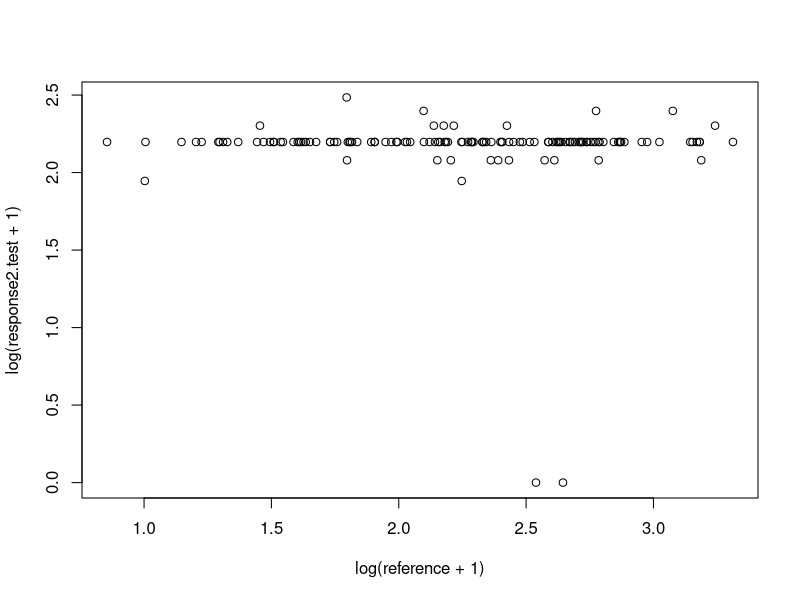
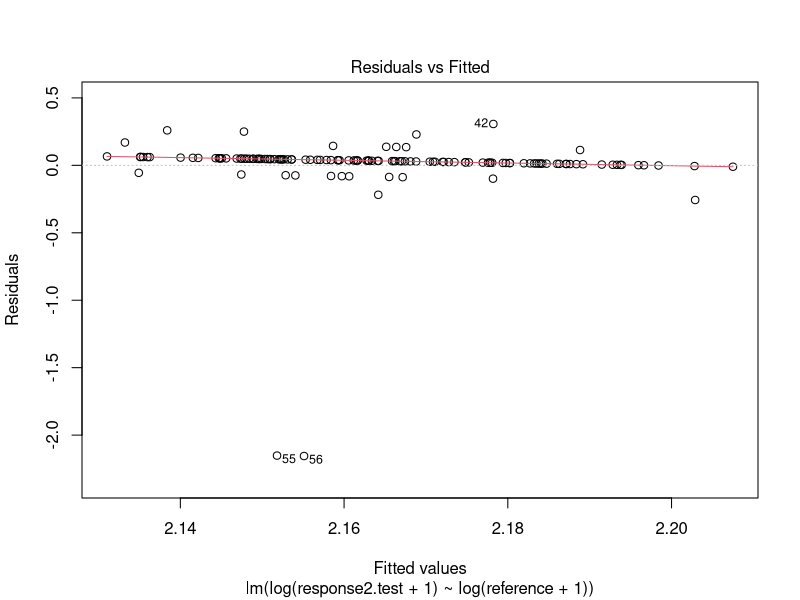
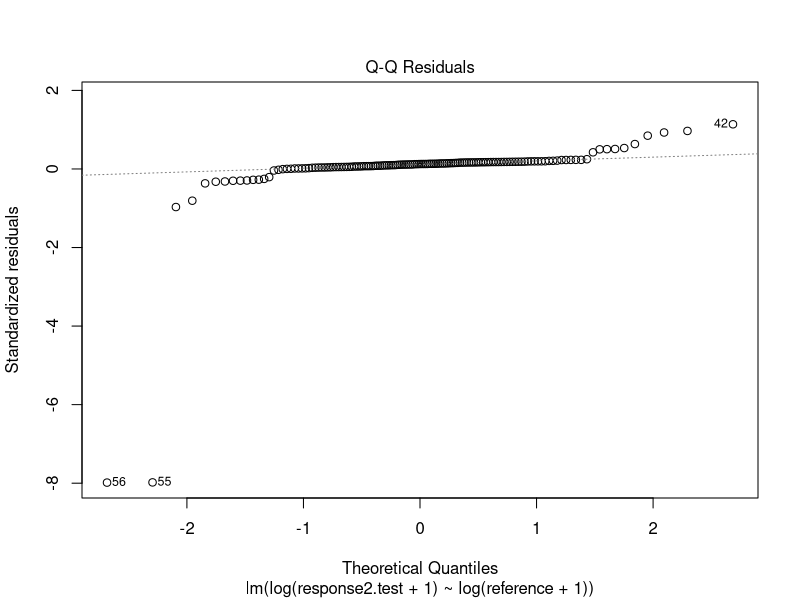
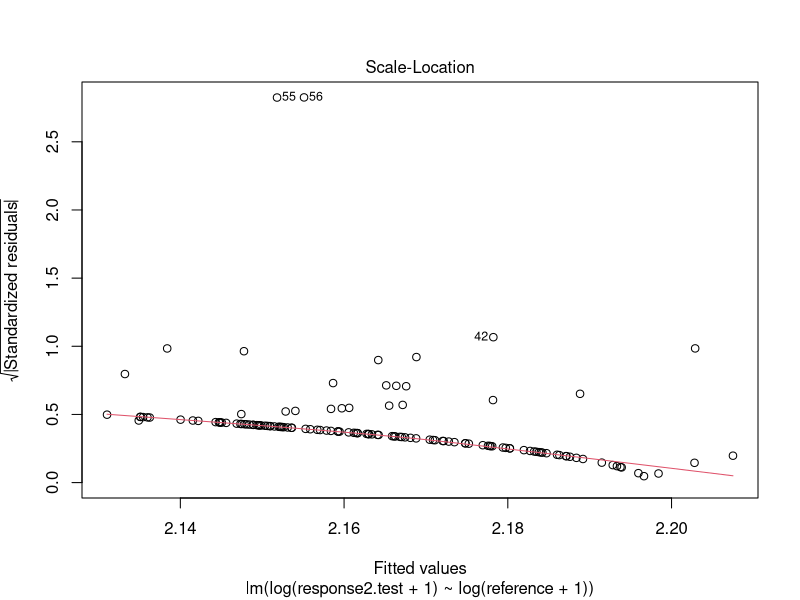
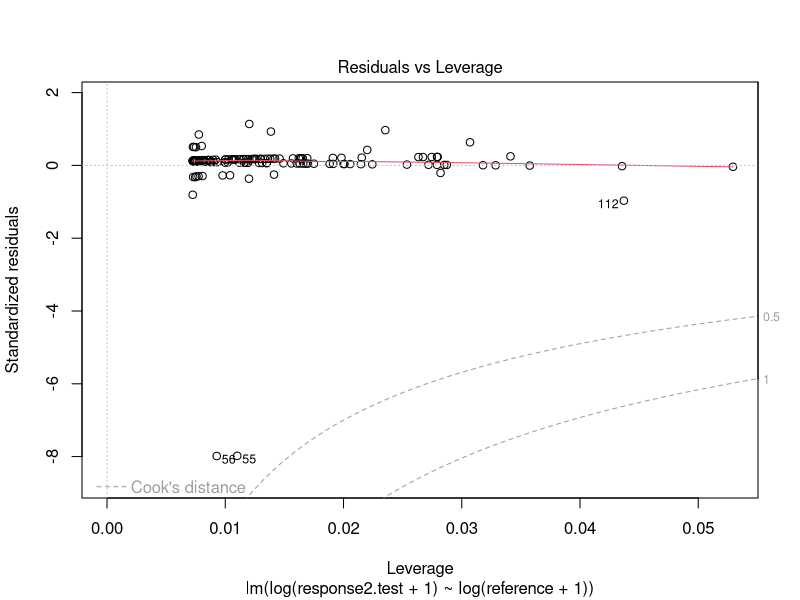
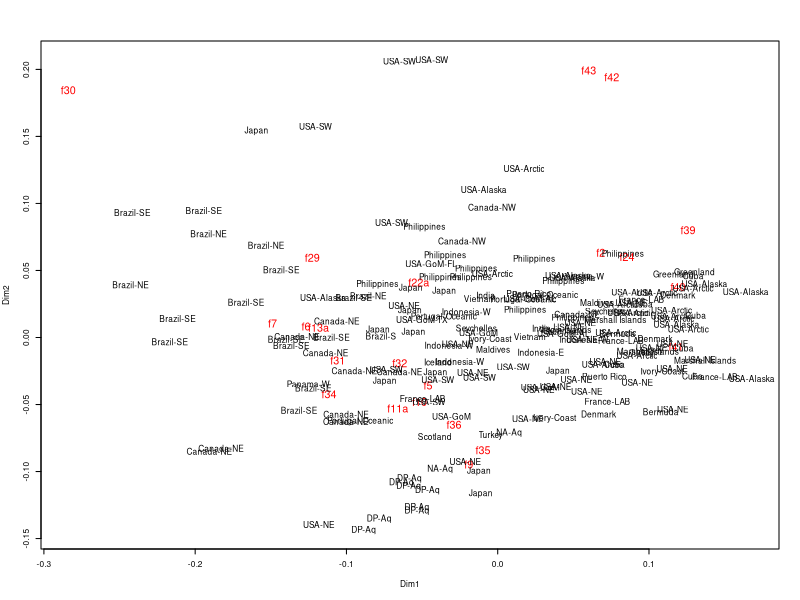

Generate these figures, in order, with R:
######################### Aurelia morphological analyses 1 ##########################
#                       R Code - Author: Jonathan W. Lawley                         #
#                           Used in: Lawley et al., 2021                            #
#   The importance of molecular characters when morphological variability hinders   # 
#                   diagnosability: systematics of the moon jellyfish               #
#                           genus Aurelia (Cnidaria: Scyphozoa)                     #
#                       PeerJ https://doi.org/10.7717/peerj.11954                   #
#                                                                                   #
#     Used for MDS analysis in Fig. 3 and Mantel test, including all specimens      #
#                           WITH estimation of missing data                         #
#                                                                                   #
#               Contact: jonathan.wanderleylawley@griffithuni.edu.au                #

library(vegan)
library(ade4)

#Data prep, log transform, slope calculations and isometry test
aurelia.raw=read.csv("aurelia-all.csv", sep=",", as.is=T) #raw data inserted
str(aurelia.raw)

aurelia.raw1=aurelia.raw[,-c(8,12,16)] #removes categorical features f8, f12 and f21

reference=aurelia.raw1$f1 #setting f1 as reference variable
response=aurelia.raw1[,3:36] #setting the rest as response variables
slope=rep(NA, ncol(response)) #empty vector for slope values
result=rep(NA, ncol(response)) #empty vector for isometry test results (Allometry, Isometry or lm not significant)

#Loop to calculate slopes of log-transformed variables and isometry test
for (i in 1:ncol(response)){
  response.lm=lm(log(response[,i]+1)~log(reference+1))
  f=(summary(response.lm))$fstatistic #creates the object "f" with the F-statistic values of the linear model.
  p=pf(f[1],f[2],f[3],lower.tail=F) #creates the object "p" with the p-value from the F-statistic values above.
  
  if (p > 0.05) #verifies if "p" is bigger than "alpha".
  {
    slope[i]=NA #if yes, attribute "lm not significant" to element k in "result".
    result[i]="lm not significant"
  }
  else #if not, linear model is significant, so proceeds with calculations.
  {
    slope[i]=(summary(response.lm))$coefficients[2]
    slope.se=(summary(response.lm))$coefficients[4]
    tvalue=abs((slope[i]-1)/slope.se)
    pvalue=(1-pt(tvalue,nrow(na.omit(cbind(reference,response[,i])))-2))*2
    if (pvalue > 0.05) #verifies if "pvalue" is bigger than "alpha".
    {
      result[i]="Isometry" #if yes, the slope from response.lm is not significantly different from the expected slope, so it attributes "Isometry" to element k in "result".
    }
    else #verifies if "pvalue" is not bigger than alpha.
    { 
      result[i]="Allometry" #if it is not bigger, the slope from response.m is significantly different from the expected.slope, so it attributes "Allometry" to element k in "result".
    }
  }
}
slope #resulting slopes (NA where lm not significant)
result #result of isometry test
slope.true=slope[-c(2,10:11,13,15:18,23,27:28,34)] #removing NAs (features in which lm was not significant or that are nonetheless unusable for transformations) as well as mostly invariable or biased (f3a, f19, f33) variables.

#Exploratory checking of response variables
response2=response[,c(11,13,15:18,27:28,34)] # with variables that had no significanct lm
response2.test=response[,11] #change column here for each of the above to test
plot(log(response2.test+1)~log(reference+1))
summary(lm(log(response2.test+1)~log(reference+1)))
plot(lm(log(response2.test+1)~log(reference+1)))

#Removing mostly invariable or biased (f3a, f19, f33) and uninformative (lm not significant, from above) variables - f3a, f19, f20, f23, f25a, f26, f27, f28a, f33, f37, f38, f44
aurelia.raw2=aurelia.raw1[,-c(4,12:13,15,17:20,25,29:30,36)]

#Estimations of missing values based on the genus-level slope and "country" group (morphogroup) averages (if possible/plausible)
aurelia.raw3=aurelia.raw2[,-c(25:28)] #removing data that will not be transformed, including locality info (some missing data there from aquariums)

groups=split(aurelia.raw3[,2:24], aurelia.raw3[,25]) #defining groups based on "countries" (morphogroups)

for (i in 1:length(groups)){ #loop to enter each country group
  groups.temp=groups[[i]] #define the group entered in the loop as group.temp
  temp=which(is.na(groups.temp), arr.ind=T) #what is the location of NAs in the group
  test=which(table(temp[,2])==nrow(groups.temp)) #which of the columns have only NAs (no estimation possible)
  test2=as.numeric(names(test)) #gets the number of these columns
  if (length(temp) == 0) next #no NAs in the group to be estimated, go to the next group
  if (length(test2) > 0) { #new.temp has the columns with NAs that can be estimated
    new.temp=temp[!(temp[,2] %in% test2),]
  }
  if (length(test2) == 0) {
    new.temp=temp
  }
  if (length(new.temp) == 0) next #NAs in the group but no other values to estimate it
  if (length(new.temp) == 2) { #issue to correct when only one NA value to be estimated, new.temp becomes integer, so corrected below
    new.temp=t(as.matrix(new.temp))
  }
  #kept only features that have some value in the group for estimations
  for (j in 1:nrow(new.temp)){ 
    temp2=apply(na.omit(cbind(groups.temp[,1],groups.temp[,new.temp[j,2]])), 2, mean) #uses means of response and reference variables, excluding NA rows, as reference for estimations
    groups.temp[new.temp[j,1],new.temp[j,2]]=temp2[2]*((groups.temp[new.temp[j,1],1]/temp2[1])^slope.true[new.temp[j,2]-1]) #formula to calculate based on Lleonart et al. (2000)
  }
  groups[[i]]=groups.temp #group with estimations sent back to the groups object
}

groups
aurelia.estimated=unsplit(groups, aurelia.raw3[,25]) #grouping again based on the morphogroup split
aurelia.estimated=cbind(aurelia.estimated,aurelia.raw2[,27]) #adding countries/regions (not morphogroups)
colnames(aurelia.estimated)[24]<-"Region"
rownames(aurelia.estimated)<-aurelia.raw3$Specimen
aurelia.estimated
#Aurelias that were divided in a country/region in which estimations were not possible, were associated with other specimens in Morphogroups, based on similarity distribution and/or morphology

#Size corrections based on Lleonart et al. (2000) and full standardization
aurelia.corrected=matrix(data=NA, nrow=length(rownames(aurelia.estimated)), ncol=length(colnames(aurelia.estimated))-2)
for (i in 1:length(slope.true)){
  aurelia.corrected[,i]=aurelia.estimated[,i+1]*((mean(aurelia.estimated[,1])/aurelia.estimated[,1])^slope.true[i]) #mean f1 is 10.14988
}
aurelia.corrected=as.data.frame(aurelia.corrected)

aurelia.corrected.01=matrix(NA,173,22) #scale full standardization
for (i in 1:ncol(aurelia.corrected)) {
  for (k in 1:nrow(aurelia.corrected)) {
    aurelia.corrected.01[k,i]=(aurelia.corrected[k,i]-min(aurelia.corrected[,i]))/(max(aurelia.corrected[,i])-min(aurelia.corrected[,i]))
  }
}
colnames(aurelia.corrected.01)=colnames(aurelia.estimated[,-c(1,24)])
rownames(aurelia.corrected.01)=rownames(aurelia.estimated)

#Multivariate analysis
par(cex=0.5)
mds=cmdscale((vegdist(aurelia.corrected.01, "gower")))
mds=mds*-1 #not necessary, but used to display MDS differently
features.wa<-wascores(mds, aurelia.corrected.01, expand=T) #with weighted averages of morphological features
plot(rbind(mds,features.wa), pch = 15, type="n", xlab = "Dim1", ylab = "Dim2")
text(features.wa[,1], features.wa[,2], rownames(features.wa), cex=1.3, col="red")
text(mds[,1], mds[,2], aurelia.estimated[,24], cex=1)

#Mantel test (correlation between two distance matrices)
aurelia.gd=na.omit(aurelia.raw2[,c(1,25,26)])
colnames(aurelia.gd)=c("Specimen", "Lat","Lon")
gd.dist=dist(cbind(aurelia.gd$Lon, aurelia.gd$Lat))
md.matrix=as.matrix(vegdist(aurelia.corrected.01, "gower"))
md.matrix=md.matrix[-c(134:135,161:168),-c(134:135,161:168)] #removing aquarium specimens
md.dist=as.dist(md.matrix)
mantel.rtest(md.dist, gd.dist, nrepet=9999)
